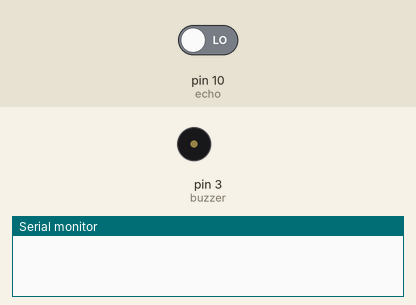
Simulated run of this sketch. Board: Arduino Uno, built with avr-gcc and run on an emulated ATmega328P. Parts: buzzer (waves = sounding, pin HIGH), the last lines printed to the serial monitor. The inputs (shaded band) are chosen by the test bench; at power-on: pin 10 (echo) LOW. Pins used as bus, display or sensor lines are not drawn.

Above: at 0.1 s.
At 1.1 s:
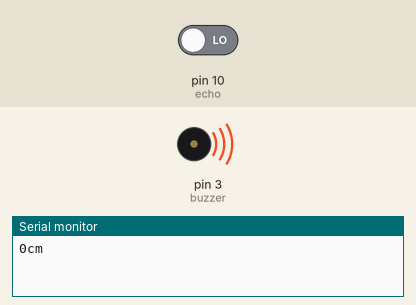
Timing chart, 0 to 2.6 s (numbered marks = the images above):
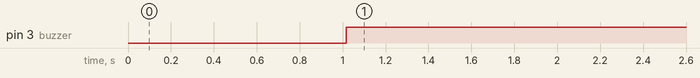

Measured:
- by itself, pin 3 (buzzer): LOW → HIGH at 1.0 s

The sketch:

MCPIL51.ino
```cpp
// Measure distance using sensors and set if object in range turn on buzzer
int trig = 9;
int echo = 10;
int buzzer = 3;

void setup()
{
    pinMode(buzzer, OUTPUT);
    pinMode(trig, OUTPUT);
    pinMode(echo, INPUT);
    Serial.begin(9600);
}

void loop()
{
    digitalWrite(trig, LOW);
    delay(2);
    digitalWrite(trig, HIGH);
    delay(15);
    digitalWrite(trig, LOW);

    int time = pulseIn(echo, HIGH);
    int dis = time * 0.034 / 2;
    if (dis < 324)
    {
        digitalWrite(buzzer, HIGH);
    }
    else
    {
        digitalWrite(buzzer, LOW);
    }
    Serial.print(dis);
    Serial.println("cm");
}
```
